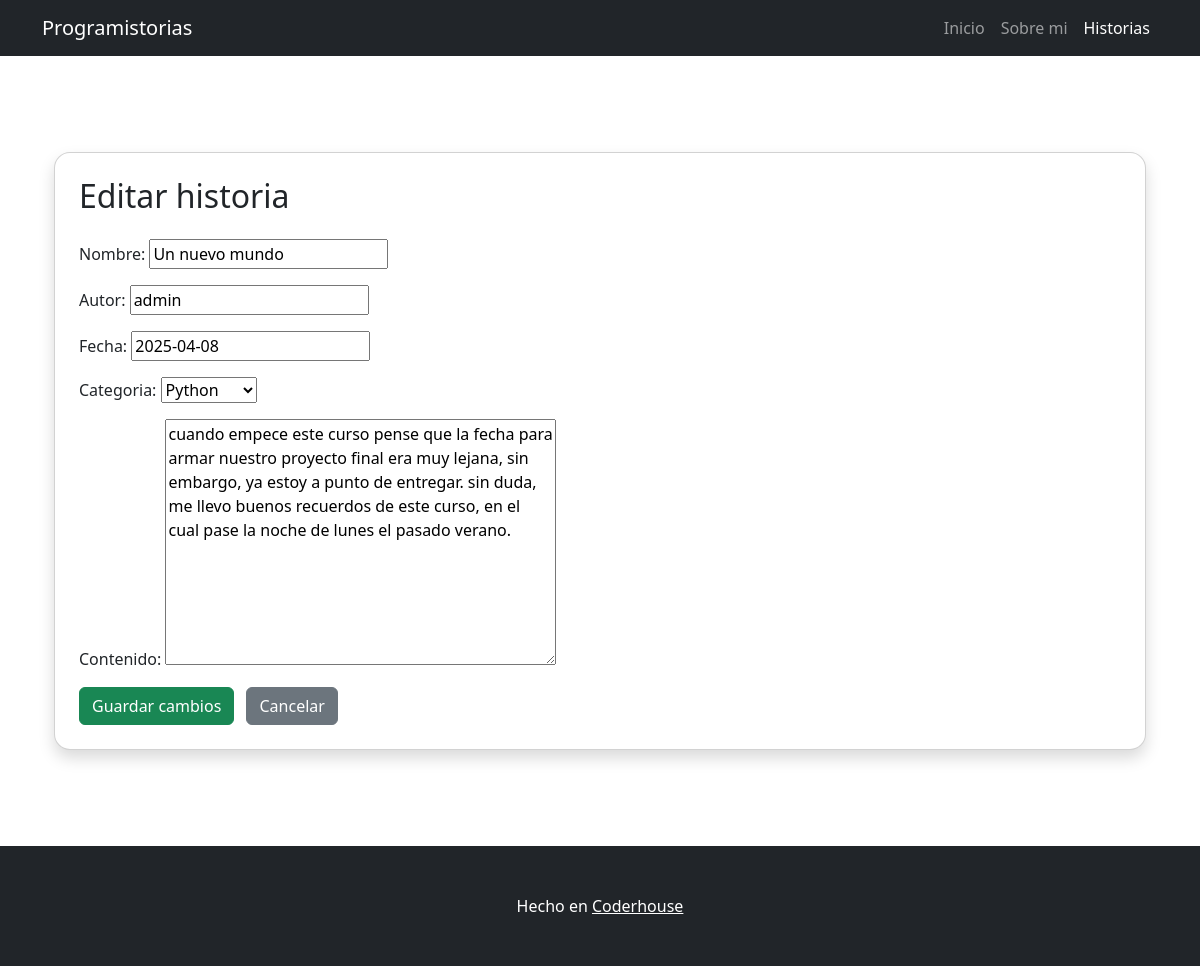
/historia/update/2, run on an earlier commit of the app's database.
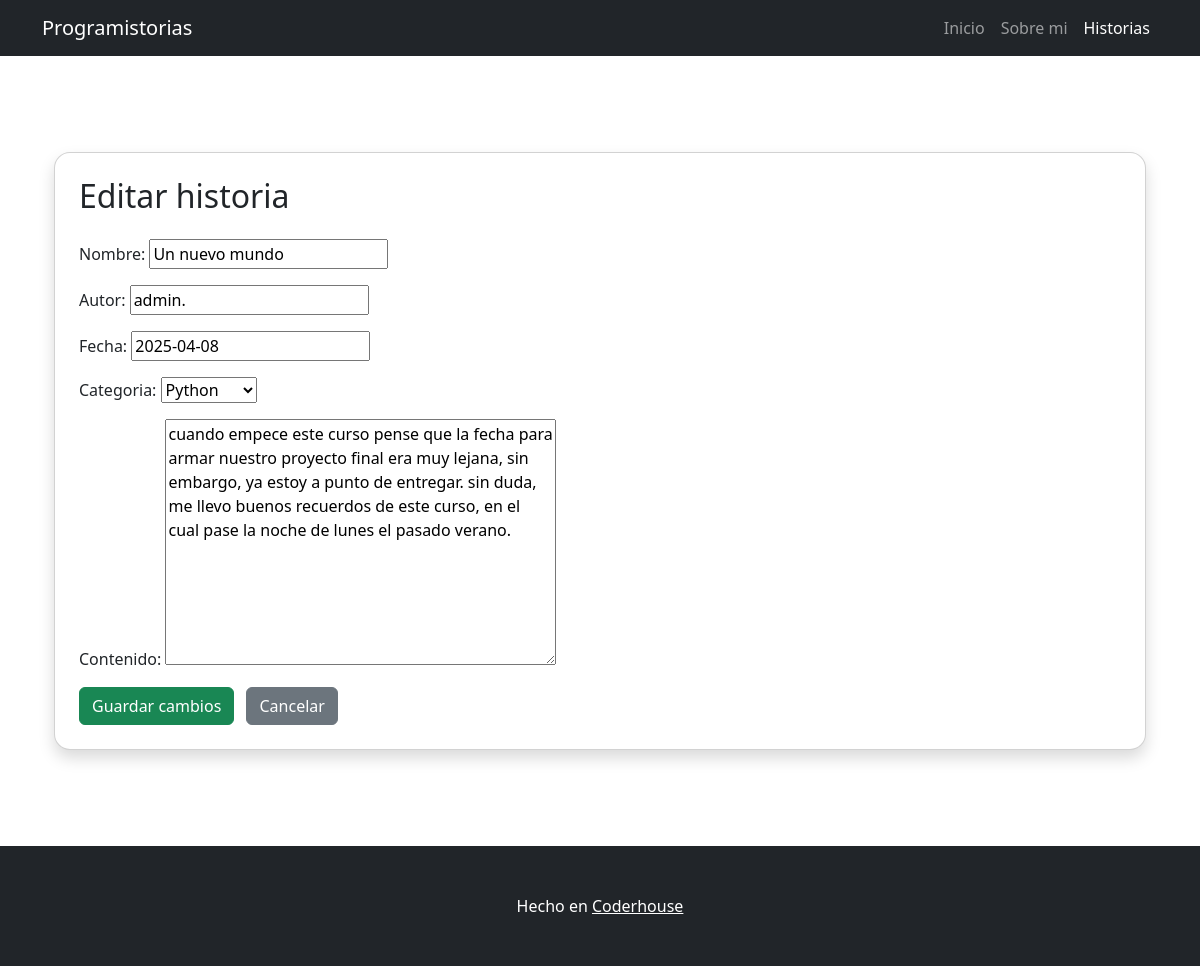
And on a later commit of the database.
### historia/models.py (models this page shows, shortened)
class historia(models.Model):
    categoria = models.ForeignKey(Categoria, on_delete=models.PROTECT, null=True, blank=True)
    nombre = models.CharField(max_length=100, unique=True)
    contenido = models.TextField(null=True, blank=True)
    fecha =  fecha = models.DateField(default=datetime.date.today)
    autor=models.CharField(max_length=100, null=True, blank=True)
    class Meta:
        unique_together = ("categoria", "nombre")

class Categoria(models.Model):
    nombre = models.CharField(max_length=100, unique=True)
    def __str__(self) -> str:
        return self.nombre

### historia/views.py (the view)
# urls.py: path("historia/update/<int:pk>", views.HistoriaUpdateView.as_view(), name="historia_update"),
class HistoriaUpdateView(UpdateView):
    model = models.historia
    template_name = "historia/historia_update.html"  # <-- nuevo nombre
    fields = ['nombre', 'autor', 'fecha', 'categoria', 'contenido']
    success_url = reverse_lazy("historia_list")

### historia/templates/historia/historia_update.html (shortened to what this page needs)
{% extends 'core/base.html' %}
{% block content %}
<div class="container my-5">
    <div class="card p-4 shadow rounded-4">
        <h2 class="mb-4">Editar historia</h2>
        <form method="post">
            {{ form.as_p }}
            <button type="submit" class="btn btn-success">Guardar cambios</button>
            <a href="{% url 'historia_list' %}" class="btn btn-secondary ms-2">Cancelar</a>
        </form>
    </div>
</div>
{% endblock %}

What changed in the data, as far as the page shows it:
changed historia "Python": autor "admin" → "admin."
